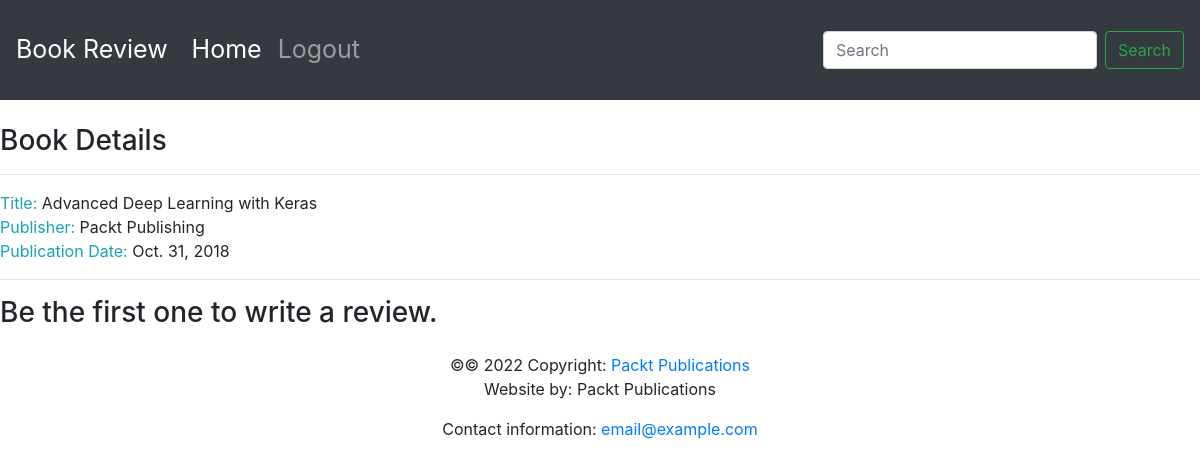
/books/1/, run on an earlier commit of the app's database.
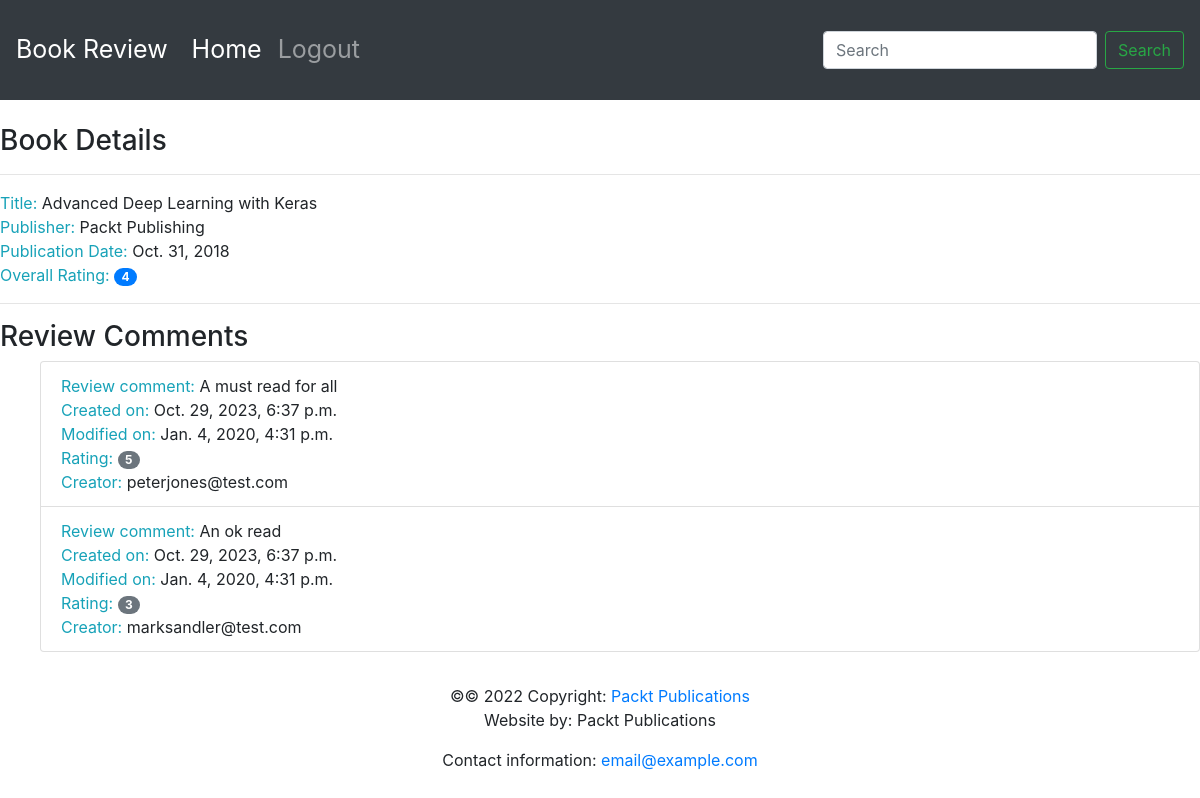
And on a later commit of the database.
### reviews/models.py (models this page shows, shortened)
class Book(models.Model):
    title = models.CharField(max_length=70,
                             help_text="The title of the book.")
    publication_date = models.DateField(
        verbose_name="Date the book was published.")
    isbn = models.CharField(max_length=20,
                            verbose_name="ISBN number of the book.")
    publisher = models.ForeignKey(Publisher,
                                  on_delete=models.CASCADE)
    contributors = models.ManyToManyField('Contributor',
                                          through="BookContributor")

class Publisher(models.Model):
    name = models.CharField(max_length=50,
                            help_text="The name of the Publisher.")
    website = models.URLField(help_text="The Publisher's website.")
    email = models.EmailField(help_text="The Publisher's email address.")
    def __str__(self):
        return self.name

class Review(models.Model):
    content = models.TextField(help_text="The Review text.")
    rating = models.IntegerField(help_text="The rating the reviewer has given.")
    date_created = models.DateTimeField(auto_now_add=True,
                                        help_text="The date and time the review was created.")
    date_edited = models.DateTimeField(null=True,
                                       help_text="The date and time the review was last edited.")
    creator = models.ForeignKey(auth.get_user_model(), on_delete=models.CASCADE)
    book = models.ForeignKey(Book, on_delete=models.CASCADE,
                             help_text="The Book that this review is for.")

### reviews/views.py (the view)
# urls.py: path('books/<int:pk>/', views.book_detail, name='book_detail')
def book_detail(request, pk):
    book = get_object_or_404(Book, pk=pk)
    reviews = book.review_set.all()
    if reviews:
        book_rating = average_rating([review.rating for review in reviews])
        context = {
            "book": book,
            "book_rating": book_rating,
            "reviews": reviews
        }
    else:
        context = {
            "book": book,
            "book_rating": None,
            "reviews": None
        }
    return render(request, "reviews/book_detail.html", context)

### reviews/utils.py (called while the page is built)
def average_rating(rating_list):
    if not rating_list:
        return 0
    return round(sum(rating_list) / len(rating_list))

### reviews/templates/reviews/book_detail.html
{% extends 'reviews/base.html' %}
{% block content %}
      <br>
      <h3>Book Details</h3>
      <hr>
      <span class="text-info">Title: </span> <span>{{ book.title }}</span>
      <br>
      <span class="text-info">Publisher: </span><span>{{ book.publisher }}</span>
      <br>
      <span class="text-info">Publication Date: </span><span>{{ book.publication_date }}</span>
      <br>
      {% if not reviews %}
            <hr>
            <h3>Be the first one to write a review.</h3>
      {% else %}
            <span class="text-info">Overall Rating: </span><span class="badge badge-primary badge-pill">{{ book_rating }}</span>
            <br>
            <hr>
            <h3>Review Comments</h3>
            <ul>
            {% for review in reviews %}
                  <li class="list-group-item">
                        <span class="text-info">Review comment: </span> <span>{{ review.content }}</span>
                        <br>
                        <span class="text-info">Created on: </span><span>{{ review.date_created }}</span>
                        <br>
                        <span class="text-info">Modified on: </span><span>{{ review.date_edited }}</span>
                        <br>
                        <span class="text-info">Rating: </span><span class="badge badge-secondary badge-pill">{{ review.rating }}</span>
                        <br>
                        <span class="text-info">Creator: </span><span>{{ review.creator.username }}</span>
                        <br>
                  </li>
            {% endfor %}
            </ul>
      {% endif %}
{% endblock %}

### reviews/templates/reviews/base.html (shortened to what this page needs)
<!doctype html>
<html lang="en">
  <head>
    <link rel="stylesheet" href="https://stackpath.bootstrapcdn.com/bootstrap/4.4.1/css/bootstrap.min.css">
    <link rel="stylesheet" href="https://cdnjs.cloudflare.com/ajax/libs/font-awesome/4.7.0/css/font-awesome.min.css">
  </head>
  <body>
        <nav class="navbar navbar-expand-sm navbar-dark bg-dark sticky-top">
          <a class="navbar-brand" href="/">Book Review</a>
          <div class="collapse navbar-collapse" id="navbarSupportedContent">
            <ul class="navbar-nav mr-auto">
              <li class="nav-item active">
                <a class="nav-link" href="/books/">Home <span class="sr-only">(current)</span></a>
              </li>
              <li class="nav-item">
                <a class="nav-link" href="#">Logout</a>
              </li>
            </ul>
            <form class="form-inline my-2 my-lg-0">
              <input class="form-control mr-sm-2" type="search" placeholder="Search" aria-label="Search">
              <button class="btn btn-outline-success my-2 my-sm-0" type="submit">Search</button>
            </form>
          </div>
        </nav>
         {% block content %}{% endblock %}
  <footer class="page-footer font-small blue">
    <div class="footer-copyright text-center py-3">&copy;© 2022 Copyright:
      <a href="https://www.packtpub.com"> Packt Publications</a>
      <p>Website by: Packt Publications</p>
      <p>Contact information: <a href="mailto:email@example.com">email@example.com</a></p>
    </div>
  </footer>
  </body>
</html>

### reviews/templates/reviews/base.html (style rules this page uses)
.navbar { min-height: 100px; font-size: 25px; }
.navbar-brand { font-size: 25px; }

What changed in the data, as far as the page shows it:
added Review: content "A must read for all", date_created "Oct. 29, 2023, 6:37 p.m.", date_edited "Jan. 4, 2020, 4:31 p.m.", rating "5", creator.username "peterjones@test.com"
added Review: content "An ok read", date_created "Oct. 29, 2023, 6:37 p.m.", date_edited "Jan. 4, 2020, 4:31 p.m.", rating "3", creator.username "marksandler@test.com"
Also different on the page:
{{ book_rating }}: (not shown) → "4"
text no longer shown: "Be the first one to write a review."
text now shown: "Overall Rating: Review Comments"
